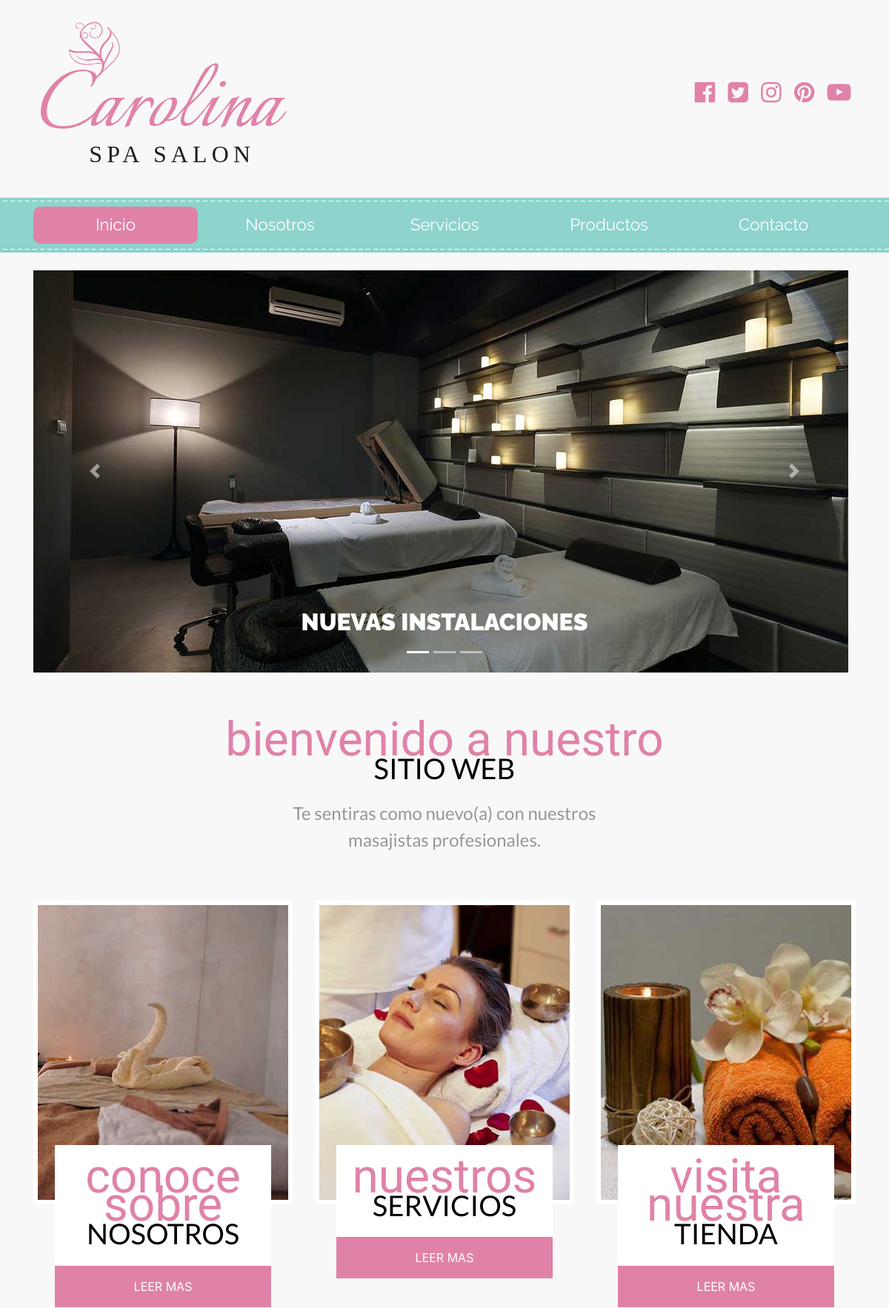
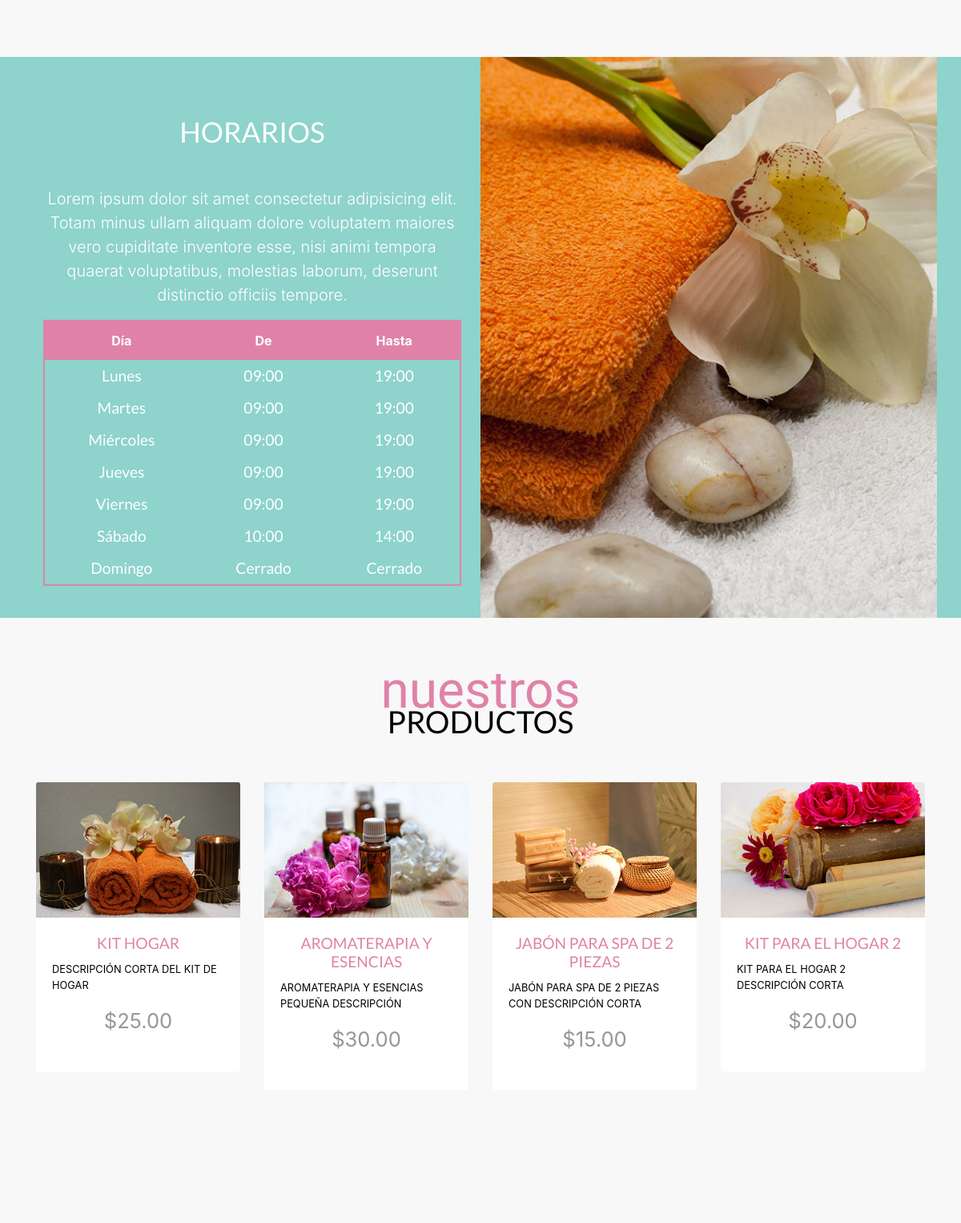
The page / (upper part) on the database its author committed (2 pictures, top to bottom).
### tables this page shows
CREATE TABLE `productos` (
  `id` int(11) NOT NULL,
  `nombre` varchar(60) NOT NULL,
  `imagen_completa` varchar(30) NOT NULL,
  `imagen_mini` varchar(30) NOT NULL,
  `precio` decimal(6,2) NOT NULL,
  `descripcion` longtext NOT NULL,
  `descripcion_corta` varchar(100) NOT NULL
);

### inc/funciones.php (called while the page is built, shortened)
<?php
    function obtenerProductos($cantidad = 10){
        include 'conexion.php';
        try{
            $sql = " SELECT * FROM productos LIMIT $cantidad ";
            $resultado = $bd->query($sql);
        } catch(Exception $e){
            echo $e->getMessage();
            return array();
        }
        return $resultado;
    }
?>

### index.php (the view, shortened to what this page needs)
<?php
include 'templates/header.php';
include 'templates/navegacion.php';
include 'inc/funciones.php';
?>
  <div class="container">
    <div id="slider-principal" class="carousel slide mt-4 " data-ride="carousel">
      <ol class="carousel-indicators">
        <li data-target="#slider-principal" data-slide-to="0" class="active"></li>
        <li data-target="#slider-principal" data-slide-to="1"></li>
        <li data-target="#slider-principal" data-slide-to="2"></li>
      </ol>
      <div class="carousel-inner" role="listbox">
        <div class="carousel-item active">
          <img src="img/slide_01.jpg" alt="Nuestras instalaciones">
          <div class="carousel-caption">
            <h3 class="text-uppercase">Nuevas instalaciones</h3>
          </div>
        </div>
      </div>
      <a href="#slider-principal" class="carousel-control-prev" data-slide="prev">
        <span class="carousel-control-prev-icon" aria-hidden="true"></span>
      </a>
      <a href="#slider-principal" class="carousel-control-next" data-slide="next">
        <span class="carousel-control-next-icon" aria-hidden="true"></span>
      </a>
    </div>
  </div>
  <section class="nuevo-sitio py-5">
    <h2 class="text-center text-uppercase mt-4 encabezado">
      <span class="text-lowercase d-block">Bienvenido a nuestro</span>Sitio Web
    </h2>
    <p class="text-center mt-4">Te sentiras como nuevo(a) con nuestros <br>masajistas profesionales.</p>
  </section>
  <div class="container mb-5">
    <div class="row">
      <div class="col-md-4 text-center mb-4">
        <div class="imagen-servicio">
          <img src="img/servicio_01.jpg" alt="" class="img-fluid">
          <div class="row no-gutters justify-content-center">
            <div class="col-md-10 servicio-info pt-4">
              <h3 class="text-center text-uppercase encabezado">
                <span class="text-lowercase d-block">Conoce sobre</span>nosotros
              </h3>
              <a href="nosotros.php" class="btn btn-primary btn-block text-uppercase mt-4 py-3">Leer mas</a>
            </div>
          </div>
        </div>
      </div>
      <div class="col-md-4 text-center mb-4">
        <div class="imagen-servicio">
          <img src="img/servicio_02.jpg" alt="" class="img-fluid">
          <div class="row no-gutters justify-content-center">
            <div class="col-md-10 servicio-info pt-4">
              <h3 class="text-center text-uppercase encabezado">
                <span class="text-lowercase d-block">Nuestros</span>Servicios
              </h3>
              <a href="servicios.php" class="btn btn-primary btn-block text-uppercase mt-4 py-3">Leer mas</a>
            </div>
          </div>
        </div>
      </div>
      <div class="col-md-4 text-center mb-4">
        <div class="imagen-servicio">
          <img src="img/servicio_03.jpg" alt="" class="img-fluid">
          <div class="row no-gutters justify-content-center">
            <div class="col-md-10 servicio-info pt-4">
              <h3 class="text-center text-uppercase encabezado">
                <span class="text-lowercase d-block">Visita nuestra</span>Tienda
              </h3>
              <a href="productos.php" class="btn btn-primary btn-block text-uppercase mt-4 py-3">Leer mas</a>
            </div>
          </div>
        </div>
      </div>
    </div>
  </div>
  <div class="horario">
    <div class="container">
      <div class="row">
        <div class="col-md-6 p-4">
          <h2 class="text-center text-uppercase mt-5">Horarios</h2>
          <p class="text-center lead mt-5">Lorem ipsum dolor sit amet consectetur adipisicing elit. Totam minus ullam aliquam dolore voluptatem maiores vero cupiditate inventore esse, nisi animi tempora quaerat voluptatibus, molestias laborum, deserunt distinctio officiis tempore.
          </p>
          <table class="table table-hover text-center mt-3">
            <thead>
                <tr>
                    <th class="text-center">Día</th>
                    <th class="text-center">De</th>
                    <th class="text-center">Hasta</th>
                </tr>
            </thead>
            <tbody>
                <tr>
                   <td>Lunes</td>
                    <td>09:00</td>
                    <td>19:00</td>
                </tr>
                <tr>
                    <td>Martes</td>
                    <td>09:00</td>
                    <td>19:00</td>
                </tr>
                <tr>
                    <td>Miércoles</td>
                    <td>09:00</td>
                    <td>19:00</td>
                </tr>
                <tr>
                    <td>Jueves</td>
                    <td>09:00</td>
                    <td>19:00</td>
                </tr>
                <tr>
                    <td>Viernes</td>
                    <td>09:00</td>
                    <td>19:00</td>
                </tr>
                <tr>
                    <td>Sábado</td>
                    <td>10:00</td>
                    <td>14:00</td>
                </tr>
                <tr>
                    <td>Domingo</td>
                    <td>Cerrado</td>
                    <td>Cerrado</td>
                </tr>
            </tbody>
       </table>
        </div>
        <div class="col-md-6 bg-horario  ">
        </div>
      </div>
    </div>
  </div>
  <section class="productos container py-5">
    <h2 class="encabezado text-center text-uppercase mt-4">
      <span class="text-lowercase d-block">nuestros</span>Productos
    </h2>
    <div class="row py-5">
      <?php
        $productos = obtenerProductos(4);
        while($producto = $productos->fetch_assoc() ){
      ?>
      <div class="col-md-3 mb-4">
        <div class="card">
          <a href="producto.php?id=<?php echo $producto['id'];?>">
            <img class="card-img-top" src="img/<?php echo $producto['imagen_mini'];?>" alt="">
            <div class="card-body">
              <h3 class="card-title text-center text-uppercase">
              <?php echo $producto['nombre'];?>
              </h3>
              <p class="card-text text-uppercase">
                <?php echo $producto['descripcion_corta'];?>
              </p>
              <p class="precio mb-4 text-center">
                $<?php echo $producto['precio'];?>
              </p>
            </div>
          </a>
        </div>
      </div>
      <?php }?>
    </div>
  </section>
  <?php
  include 'templates/footer.php';
  ?>

### css/styles.css (style rules this page uses)
body { background-color: #f8f8f8; }
.encabezado { font-size: 2.4rem; font-family: 'Lato', sans-serif; color: #000000; line-height: 2.4rem; }
.encabezado span { font-size: 4rem; font-family: 'Italianno', cursive; color: #e082a8; }
.carousel-caption h3 { font-family: 'Raleway', sans-serif; font-size: 2rem; font-weight: 900; color: #ffffff; }
.nuevo-sitio p { font-family: 'Lato', sans-serif; color: #979797; font-size: 1.5rem; }
.imagen-servicio img { border:6px solid #ffffff; -webkit-transition: transform .3s ease; -ms-transition: transform .3s ease; transition: transform .3s ease; }
.servicio-info { background-color: #ffffff; margin-top: -5rem; }
.servicio-info .btn-primary { border-radius: 0; background-color: #e082a8; border:none; }
.horario { background-color: #8ed3cc; color: #ffffff; }
.horario h2 { font-size: 2.2rem; font-family: 'Lato', sans-serif; }
.horario .table { border:2px solid #e082a8; }
.horario .table thead { background-color: #e082a8; }
.horario .table td, .horario .table thead th { border: none; }
.horario .table tbody tr td { padding: .35rem; font-family:'Lato', sans-serif; font-size: 1.2rem; }
.bg-horario { background-image: url(../img/bg_horarios.jpg); background-repeat: no-repeat; background-position: center center; background-size: cover; min-height: 400px; }
.productos .card { border:none; }
.productos .card a { color: #000000; }
.productos .card h3 { color: #e082a8; font-size: 1.2rem; font-family: 'Lato', sans-serif; }
.productos .card p { font-size: .8rem; }
.productos .card .precio { font-size: 1.6rem; color: #979797; }

### rows shown on the page
productos: imagen_mini (picture), nombre "KIT HOGAR", descripcion_corta "DESCRIPCIÓN CORTA DEL KIT DE HOGAR", precio "25.00"
productos: imagen_mini (picture), nombre "AROMATERAPIA Y ESENCIAS", descripcion_corta "AROMATERAPIA Y ESENCIAS PEQUEÑA DESCRIPCIÓN", precio "30.00"
productos: imagen_mini (picture), nombre "JABÓN PARA SPA DE 2 PIEZAS", descripcion_corta "JABÓN PARA SPA DE 2 PIEZAS CON DESCRIPCIÓN CORTA", precio "15.00"
productos: imagen_mini (picture), nombre "KIT PARA EL HOGAR 2", descripcion_corta "KIT PARA EL HOGAR 2 DESCRIPCIÓN CORTA", precio "20.00"
